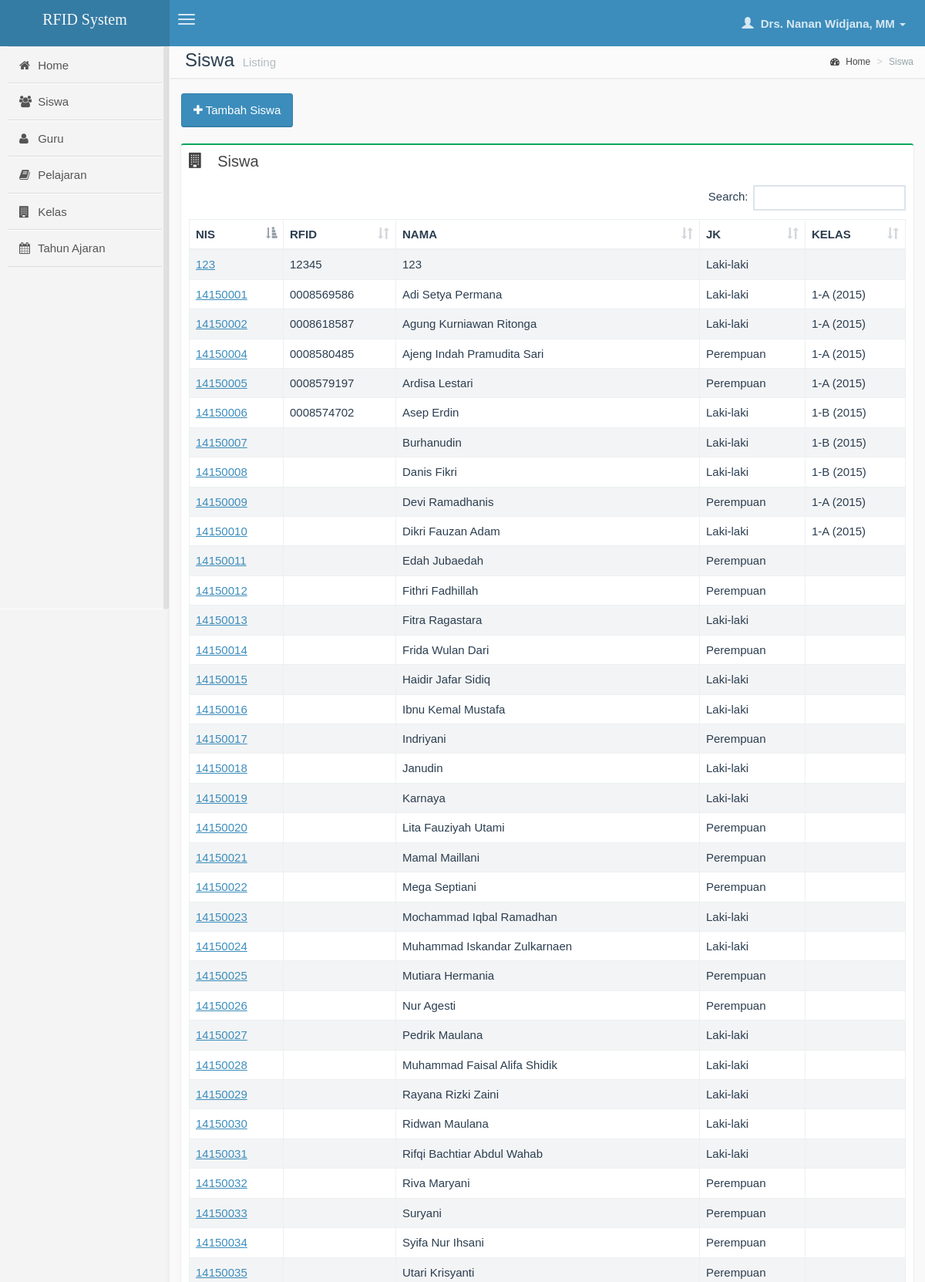
/administrator/siswa.php (signed in, upper part), run on the app's committed database.
### tables this page shows
CREATE TABLE IF NOT EXISTS `siswa` (
`id` int(11) NOT NULL,
  `rfid` varchar(20) DEFAULT NULL,
  `nis` varchar(15) NOT NULL,
  `nama` varchar(50) NOT NULL,
  `jk` varchar(10) NOT NULL,
  `id_guru` int(11) DEFAULT NULL,
  `id_kelas` int(11) DEFAULT NULL,
  `saldo` int(11) NOT NULL,
  `telepon` varchar(15) NOT NULL,
  `created_at` datetime NOT NULL,
  `updated_at` timestamp NOT NULL DEFAULT CURRENT_TIMESTAMP ON UPDATE CURRENT_TIMESTAMP
);

CREATE TABLE IF NOT EXISTS `kelas` (
`id` int(11) NOT NULL,
  `tingkat` varchar(2) NOT NULL,
  `nama` varchar(20) NOT NULL,
  `tahun` year(4) NOT NULL,
  `id_guru` int(11) NOT NULL COMMENT 'walikelas',
  `created_at` datetime NOT NULL,
  `updated_at` timestamp NOT NULL DEFAULT CURRENT_TIMESTAMP ON UPDATE CURRENT_TIMESTAMP
);

### lib/login.php (called while the page is built, shortened)
<?php
    if(array_key_exists('logged_in', $_SESSION)):
        $logged_user_level = $_SESSION['logged_user_level'];
    else:
        header('location: index.php');
    endif;

### administrator/siswa.php (the view, shortened to what this page needs)
<?php
require_once('../lib/unleashed.lib.php');
require_once('../lib/login.php');
require_once('inc/header.php');
?>
    <section class="content-header">
        <h1>
            Siswa
            <small>Listing</small>
        </h1>
        <ol class="breadcrumb">
            <li><a href="index.php"><i class="fa fa-dashboard"></i> Home</a></li>
            <li class="active">Siswa</li>
        </ol>
    </section>
    <section class="content">
        <?php if($logged_user_level == '1'): ?>
            <a class="btn btn-primary" href="siswa_create.php"><i class="fa fa-plus"></i> Tambah Siswa</a>
        <?php endif; ?>
        <section>
            <div class="box box-success">
                <div class="box-header">
                    <i class="fa fa-building"></i>
                    <h3 class="box-title">Siswa</h3>
                </div>
                <div class="box-body">
                    <table class="table table-bordered table-striped datatable-simple">
                        <thead>
                        <tr>
                            <th>NIS</th>
                            <th>RFID</th>
                            <th>NAMA</th>
                            <th>JK</th>
                            <th>KELAS</th>
                        </tr>
                        </thead>
                        <tbody>
                        <?php
                            $q = get_all('siswa');
                            while($siswa = mysql_fetch_object($q)):
                                $kelas = '';
                                if($siswa->id_kelas != 0)
                                {
                                    $q_kelas = mysql_query("SELECT * FROM kelas WHERE id='$siswa->id_kelas' LIMIT 1");
                                    $d_kelas = mysql_fetch_object($q_kelas);
                                    $kelas = $d_kelas->tingkat.'-'.$d_kelas->nama.' ('.$d_kelas->tahun.')';
                                }
                        ?>
                            <tr>
                                <td><a href="siswa_detail.php?id=<?php echo $siswa->id; ?>"><?php echo $siswa->nis; ?></a></td>
                                <td><?php echo $siswa->rfid; ?></td>
                                <td><?php echo $siswa->nama; ?></td>
                                <td><?php echo jk($siswa->jk); ?></td>
                                <td><?php echo $kelas; ?></td>
                            </tr>
                        <?php
                            endwhile;
                        ?>
                        </tbody>
                    </table>
                </div>
            </div>
        </section>
    </section>
<?php include('inc/footer.php'); ?>

### data on the page
siswa: nis "14150001", rfid "0008569586", nama "Adi Setya Permana", jk "Laki-laki", id_kelas.tahun "1-A (2015)"
siswa: nis "14150002", rfid "0008618587", nama "Agung Kurniawan Ritonga", jk "Laki-laki", id_kelas.tahun "1-A (2015)"
siswa: nis "14150004", rfid "0008580485", nama "Ajeng Indah Pramudita Sari", jk "Perempuan", id_kelas.tahun "1-A (2015)"
siswa: nis "14150005", rfid "0008579197", nama "Ardisa Lestari", jk "Perempuan", id_kelas.tahun "1-A (2015)"
siswa: nis "14150006", rfid "0008574702", nama "Asep Erdin", jk "Laki-laki", id_kelas.tahun "1-B (2015)"
siswa: nis "14150007", nama "Burhanudin", jk "Laki-laki", id_kelas.tahun "1-B (2015)"
siswa: nis "14150008", nama "Danis Fikri", jk "Laki-laki", id_kelas.tahun "1-B (2015)"
siswa: nis "14150009", nama "Devi Ramadhanis", jk "Perempuan", id_kelas.tahun "1-A (2015)"
siswa: nis "14150010", nama "Dikri Fauzan Adam", jk "Laki-laki", id_kelas.tahun "1-A (2015)"
siswa: nis "14150011", nama "Edah Jubaedah", jk "Perempuan"
siswa: nis "14150012", nama "Fithri Fadhillah", jk "Perempuan"
siswa: nis "14150013", nama "Fitra Ragastara", jk "Laki-laki"
siswa: nis "14150014", nama "Frida Wulan Dari", jk "Perempuan"
siswa: nis "14150015", nama "Haidir Jafar Sidiq", jk "Laki-laki"
siswa: nis "14150016", nama "Ibnu Kemal Mustafa", jk "Laki-laki"
siswa: nis "14150017", nama "Indriyani", jk "Perempuan"
siswa: nis "14150018", nama "Janudin", jk "Laki-laki"
siswa: nis "14150019", nama "Karnaya", jk "Laki-laki"
siswa: nis "14150020", nama "Lita Fauziyah Utami", jk "Perempuan"
siswa: nis "14150021", nama "Mamal Maillani", jk "Perempuan"
siswa: nis "14150022", nama "Mega Septiani", jk "Perempuan"
siswa: nis "14150023", nama "Mochammad Iqbal Ramadhan", jk "Laki-laki"
siswa: nis "14150024", nama "Muhammad Iskandar Zulkarnaen", jk "Laki-laki"
siswa: nis "14150025", nama "Mutiara Hermania", jk "Perempuan"
siswa: nis "14150026", nama "Nur Agesti", jk "Perempuan"
siswa: nis "14150027", nama "Pedrik Maulana", jk "Laki-laki"
siswa: nis "14150028", nama "Muhammad Faisal Alifa Shidik", jk "Laki-laki"
siswa: nis "14150029", nama "Rayana Rizki Zaini", jk "Laki-laki"
siswa: nis "14150030", nama "Ridwan Maulana", jk "Laki-laki"
siswa: nis "14150031", nama "Rifqi Bachtiar Abdul Wahab", jk "Laki-laki"
siswa: nis "14150032", nama "Riva Maryani", jk "Perempuan"
siswa: nis "14150033", nama "Suryani", jk "Perempuan"
siswa: nis "14150034", nama "Syifa Nur Ihsani", jk "Perempuan"
siswa: nis "14150035", nama "Utari Krisyanti", jk "Perempuan"
siswa: nis "123", rfid "12345", nama "123", jk "Laki-laki"

### other printed values
$logged_name "Drs. Nanan Widjana, MM"
